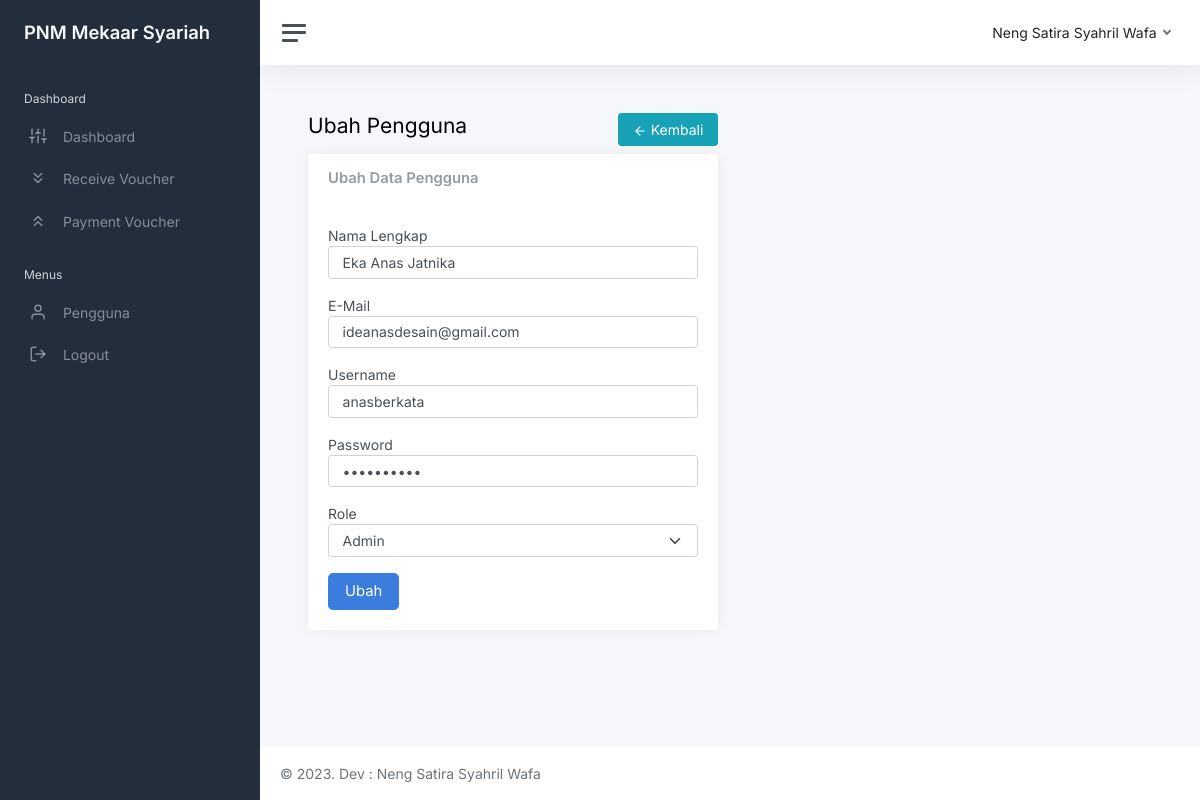
Screenshot of /view_user/user_edit.php?id=2 (signed in) with the database file from the repository.
### tables this page shows
CREATE TABLE `users` (
  `id_user` int(11) NOT NULL,
  `nama` varchar(255) NOT NULL,
  `username` varchar(255) NOT NULL,
  `email` varchar(255) NOT NULL,
  `password` varchar(255) NOT NULL,
  `image` varchar(255) NOT NULL,
  `role_id` int(10) NOT NULL,
  `date_created` date NOT NULL,
  `is_active` int(10) NOT NULL
);

CREATE TABLE `users_role` (
  `id_role` int(11) NOT NULL,
  `role` varchar(255) NOT NULL
);

### functions.php (called while the page is built, shortened)
<?php
$conn = mysqli_connect("localhost", "root", "", "db_sirvpv");
function query($query)
{
    global $conn;
    $result = mysqli_query($conn, $query);
    $rows = [];
    while ($row = mysqli_fetch_assoc($result)) {
        $rows[] = $row;
    }
    return $rows;
}

### view_user/user_edit.php (the view, shortened to what this page needs)
<?php
include "../templates/header.php";
$id = $_GET["id"];
$u = query(
    "SELECT * FROM users
    INNER JOIN users_role ON users.role_id = users_role.id_role
    WHERE id_user = $id"
)[0];
?>
<main class="content">
    <div class="container-fluid p-0">
        <div class="row">
            <div class="col-6 col-lg-3">
                <h1 class="h3 mb-3">Ubah Pengguna</h1>
            </div>
            <div class="col-6 col-lg-3 text-end">
                <a href="users.php" class="btn btn-info text-white"><i class="align-middle"
                        data-feather="arrow-left"></i>
                    Kembali</a>
            </div>
        </div>
        <div class="row">
            <div class="col-12 col-lg-6">
                <div class="card">
                    <div class="card-header">
                        <h5 class="card-title mb-0">Ubah Data Pengguna</h5>
                    </div>
                    <div class="card-body">
                        <form action="" method="POST">
                            <label>Nama Lengkap</label>
                            <input type="text" class="form-control mb-3" value="<?= $u["nama"] ?>" name="nama">
                            <label>E-Mail</label>
                            <input type="email" class="form-control mb-3" value="<?= $u["email"] ?>" name="email">
                            <label>Username</label>
                            <input type="text" class="form-control mb-3" value="<?= $u["username"] ?>" name="username">
                            <label>Password</label>
                            <input type="password" class="form-control mb-3" value="<?= $u["password"] ?>"
                                name="password">
                            <label>Role</label>
                            <select class="form-select mb-3" name="role">
                                <option value="<?= $u["id_role"] ?>">
                                    <?= $u["role"] ?>
                                </option>
                            </select>
                            <button type="submit" class="btn btn-lg btn-primary" name="edit_user">
                                Ubah
                            </button>
                        </form>
                    </div>
                </div>
            </div>
        </div>
    </div>
</main>
<?php
include "../templates/footer.php";
?>

### templates/topbar.php (shortened to what this page needs)
<div class="main">
    <nav class="navbar navbar-expand navbar-light navbar-bg">
        <a class="sidebar-toggle js-sidebar-toggle">
            <i class="hamburger align-self-center"></i>
        </a>
        <div class="navbar-collapse collapse">
            <ul class="navbar-nav navbar-align">
                <li class="nav-item dropdown">
                    <a class="nav-link dropdown-toggle d-none d-sm-inline-block" href="#" data-bs-toggle="dropdown">
                        <span class="text-dark">
                            <?= $user["nama"] ?>
                        </span>
                    </a>
                </li>
            </ul>
        </div>
    </nav>

### rows the page displays
users: nama "Neng Satira Syahril Wafa"
users: nama "Eka Anas Jatnika", email "ideanasdesain@gmail.com", username "anasberkata", role "Admin"
